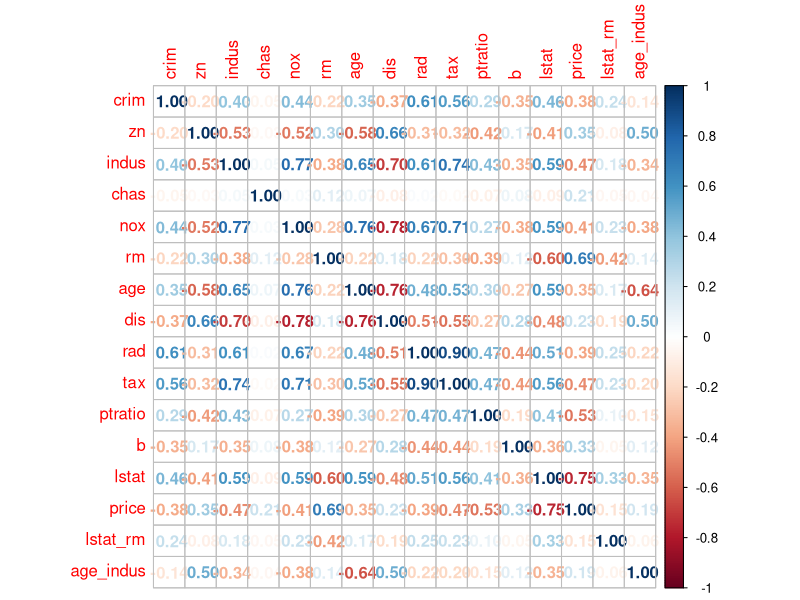
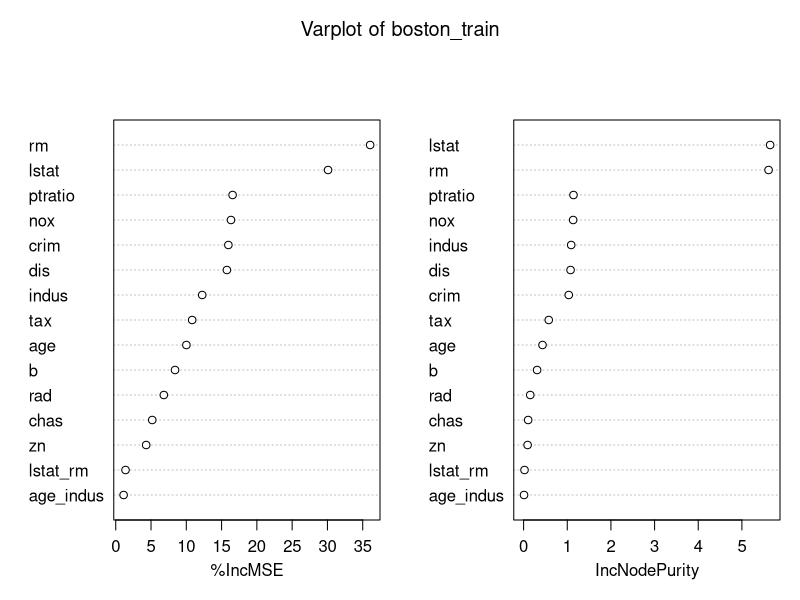

The R script that drew these images, in order:
#################### 1. 데이터 불러오기 ####################
#1. 데이터를 로드한다.
getwd()
library(data.table)
setwd("/Users/macbook") #import 경로
boston<- read.csv("boston.csv", stringsAsFactors = TRUE)
nrow(boston) #506

#2. shuffle 을 먼저 합니다. 
set.seed(123)
boston_shuffle <- sample(1:506, 506)
boston_shuffle
boston2 <- boston[boston_shuffle,]
boston2

#3. 훈련데이터 80%, 테스트데이터 20% 로 나눈다
set.seed(1234)
ind <- sample(2, nrow(boston2), replace = T, prob = c(0.8, 0.2))
boston_train <- boston2[ind==1,]
boston_test <- boston2[ind==2,]
nrow(boston_train) #411
nrow(boston_test) #95

#상관관계 분석, vif 확인등의 절차를 거친 후 추가되는 데이터 

str(boston_train) #컬럼명이 대문자라서
#컬럼명을 소문자로 바꾸고, 
#tolower('AAA')
#colnames(boston_train)
colnames(boston_train) <- tolower(colnames(boston_train))
colnames(boston_test) <- tolower(colnames(boston_test))
#str(boston_train)
#str(boston_test)

#파생변수를 만들어준다
# 1) 

boston_train$lstat_rm <- ifelse( ( boston_train$lstat >5  &  boston_train$rm <= 5) , 1, 0 ) 
boston_test$lstat_rm <- ifelse( ( boston_test$lstat >5  &  boston_test$rm <= 5) , 1, 0 ) 
boston_train$age_indus <- ifelse( ( boston_train$age < 30 & boston_train$indus <= 10) , 1, 0 )

boston_test$age_ind <- ifelse( ( boston_test$age < 30 & boston_test$indus <= 10) , 1, 0 )



#################### 2. 데이터 전처리 ####################

# 1) 결측치

# 1-1. 결측치 확인
sum(is.na(boston_train)) #0개
sum(is.na(boston_test)) #0개


# 1-2. 결측치 위치확인
#(1) 데이터셋명[complete.cases(데이터셋명),]   # 결측치가 없으면 True
#(2) 데이터셋명[!complete.cases(데이터셋명),]  # 결측치가 있으면 True


# 1-3. 결측치 삭제
#boston_train<-na.omit(boston_train)
#boston_test<-na.omit(boston_test) 

# 1-4. 결측치 대체

# (1) 결측할 값 직접지정
#boston_train$대체할변수있는컬럼[is.na(데이터셋$컬럼명)]<-일괄대체할값
# 지정 컬럼에서 na가 있으면 지정하는 값으로 대체

# (2) 통계값으로 대체
#install.packages("DMwR")
#library(DMwR)

#centralImputation(데이터셋명) # NA중앙값 대체 : 숫자의 경우 중앙값, 팩터의 경우 최빈값
#knnImputation(데이터셋명)   # means를 활용한 결측치 대체

# 2) 정규화
#데이터 정규화를 위한 함수생성
normalize <- function(x) {
    return ( (x-min(x)) / (max(x) - min(x) ) )
}

boston_train_norm <- as.data.frame(lapply(boston_train[,-1], normalize))
boston_test_norm <- as.data.frame(lapply(boston_test[,-1],normalize) ) 

#정규화 결과 확인
summary(boston_train_norm) 
summary(boston_test_norm)


#################### 3. 모델링, 데이터 학습, 성능검증 , 평가 ####################

# 1) 모델링 (변수선택)

# 1-1. 다중공선성 확인
#install.packages("car")
library(car)

lml <- lm(price~., data=boston_train_norm) 
vif(lml) # 팽창지수(=다중공선성=vif)
vif(lml) > 10 #vif 10이상이면 TRUE / 10이하면 FALSE 

#(엄격하게는 5, 현업기준은 10)
# strict 하게 본다면(vif > 5) indus, rad, tax, age_30, indus_10 의 다중공선성 높음
# 일반적으로 본다면(vif > 10) = 제거해야할 변수 없음 
# 이번 실습은 vif > 10을 기준으로 진행 


# 1-2. 분산이 0에가까운 변수제거
# 데이터의 분산이 0에가깝다 = 서로다른 관찰을 구분하는데 소용이없다. = 제거한다.
# 결과치에서 nzv 컬럼에 TRUE로 뜨는값 제거



#install.packages("caret")
library(caret)
nearZeroVar(boston_test_norm, saveMetrics = TRUE) # all_FALSE (제거대상 없음) 분산이 0에 가까운 변수 삭제
nearZeroVar(boston_train_norm, saveMetrics = TRUE)# all_FALSE (제거대상 없음)

# nzv = TRUE인 변수들 제거
#boston_train <- boston_train[,-nearZeroVar(boston_train)]
#boston_test <- boston_test[,-nearZeroVar(boston_test)]


# 1-3. 상관관계
#install.packages("corrplot")
library(corrplot)
#기본값은 원형, shade=네모칸, ellipse = 타원(양의상관 오른쪽, 음의상관 왼쪽)
# circle = 원형, number = 수치로 표현
corrplot(cor(boston_train_norm), method = "number")


# 1-4. 변수중요도 확인
# 변수중요도 : "해당 변수가 상대적으로 얼마만큼 종속변수에 영향을 주는가?"

# 랜덤 포레스트 방식을 활용

#install.packages("randomForest")
library(randomForest)
#rf <- randomForest(medv~., data=boston_train_norm)
rf <- randomForest(price~., data=boston_train_norm, importance=TRUE)



#중요도 확인방법 2가지

# 1) 중요도 수치로 확인

varImp(rf) 
importance(rf) #IncMSE = 정확도, IncNodePurity = 중요도 = importance

# 2) plot형태로 시각화해서 확인
varImpPlot(rf, main="Varplot of boston_train")

# 1-5. 단계적 회귀분석으로 유효변수골라내기
#1번째시도 (기본적으로 주어진 모든 독립변수 활용하여 모델링)

# vif 확인시 만든 lml과 동일
model1 <- lm(formula=price ~ crim + chas + nox + rm + dis + rad + ptratio + lstat, data = boston_train_norm)
model1
summary(model1)



#stepwise(단계적 회귀분석 방법)로 가장 유효한 변수 확인하기
lm2 <- step(model1, direction="both") 
# medv ~ crim + chas + nox + rm + dis + rad + ptratio + lstat

# 결과적 추시가 좋지 않아 단계적 회귀분석을 단독 적용하는 것은 무리라 판단. 상관관계를 감안하여 적용하기로함


#2번째 시도 (상관관계 분석을 통해 알아낸 사실 포함하여 적용)
lml2<-step(lml, direction="both") 
#medv ~ crim + zn + indus + chas + nox + rm + dis + rad + tax +   ptratio + black + lstat + lstat_rm


#여기까지 확인한 후에 다시 1번으로 돌아가 컬럼 추가 및 전처리를 수행함





# 2-1. 모델링

#stepwise + 상관계수 반영한 결과 고려하여 모델링 
boston_reg_model <- lm(price ~ crim + zn + indus + chas + nox + rm + dis + rad + tax +   ptratio + b + lstat + lstat_rm, data=boston_train_norm ) 


model_results <-  predict(boston_reg_model, boston_test_norm)
model_results


# 2-2. 결과값 역정규화 (kaggle과 데이터 형식 맞추기)
denormalize <- function(x) { return ( x*45+5) }    #max(train_data$medv)  #min(train_data$medv)
pred_medv_un <- denormalize(model_results)

sample <- cbind(boston_test$x, pred_medv_un)
colnames(sample) <- c("id", "medv")
sample <- as.data.frame(sample) #sample을 data프레임으로 바꿔준다.

head(sample)
cor(boston_test$price, sample$medv) #0.8424729


#write.csv(sample, "Submission_sample16.csv", row.names=FALSE)